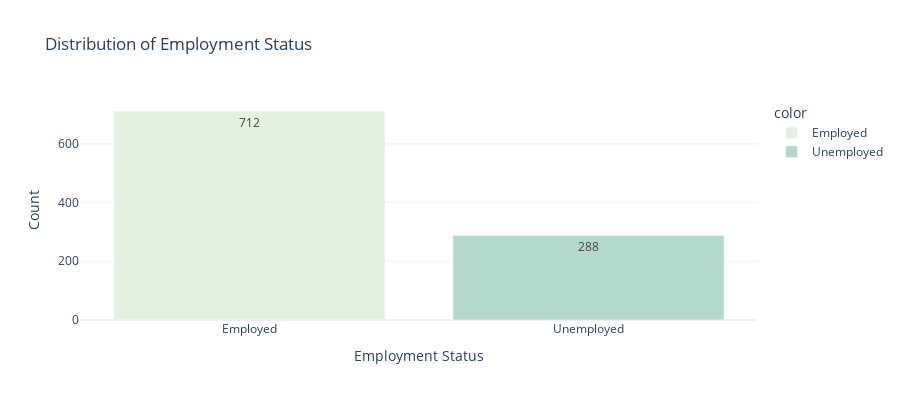

The cell this chart's notebook holds for it:
### Code cell
# Distribution of the Employment Status Column
employment_counts = clairborne_df['Employment Status'].value_counts()

fig = px.bar(
    x=employment_counts.index,
    y=employment_counts.values,
    labels={'x': 'Employment Status', 'y': 'Count'},
    title='Distribution of Employment Status',
    color=employment_counts.index,
    color_discrete_sequence=px.colors.sequential.Mint,
    text_auto=True
)

fig.update_layout(
    xaxis_title='Employment Status',
    yaxis_title='Count',
    template='plotly_white',
    width=900,
    height=400
)

fig.show()

### Figure 1 — Plotly figure (JSON) as saved in the notebook; plotly's stock layout.template omitted (floating-point values rounded to 4 significant figures)
{"data": [{"hovertemplate": "color=Employed<br>Employment Status=%{x}<br>Count=%{y}<extra></extra>", "legendgroup": "Employed", "marker": {"color": "rgb(228, 241, 225)", "pattern": {"shape": ""}}, "name": "Employed", "orientation": "v", "showlegend": true, "textposition": "auto", "texttemplate": "%{y}", "type": "bar", "x": ["Employed"], "xaxis": "x", "y": [712], "yaxis": "y"}, {"hovertemplate": "color=Unemployed<br>Employment Status=%{x}<br>Count=%{y}<extra></extra>", "legendgroup": "Unemployed", "marker": {"color": "rgb(180, 217, 204)", "pattern": {"shape": ""}}, "name": "Unemployed", "orientation": "v", "showlegend": true, "textposition": "auto", "texttemplate": "%{y}", "type": "bar", "x": ["Unemployed"], "xaxis": "x", "y": [288], "yaxis": "y"}], "layout": {"barmode": "relative", "height": 400, "legend": {"title": {"text": "color"}, "tracegroupgap": 0}, "title": {"text": "Distribution of Employment Status"}, "width": 900, "xaxis": {"anchor": "y", "domain": [0, 1], "title": {"text": "Employment Status"}}, "yaxis": {"anchor": "x", "domain": [0, 1], "title": {"text": "Count"}}}}
